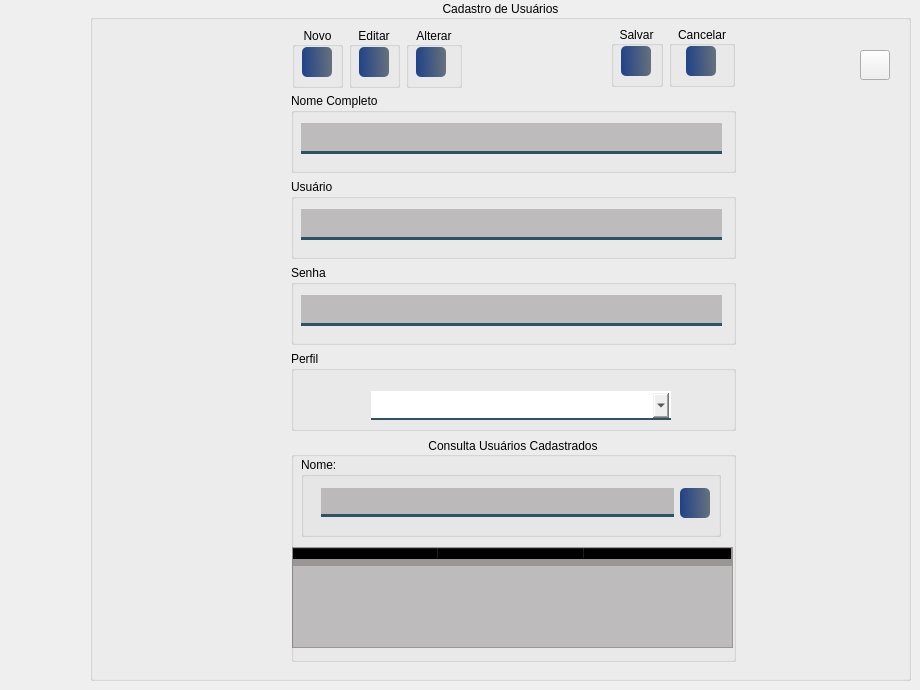
     <widget class="QWidget" name="page_13">
      <widget class="QGroupBox" name="groupBox_38">
       <property name="geometry">
        <rect>
         <x>90</x>
         <y>0</y>
         <width>821</width>
         <height>681</height>
        </rect>
       </property>
       <property name="minimumSize">
        <size>
         <width>821</width>
         <height>681</height>
        </size>
       </property>
       <property name="title">
        <string>Cadastro de Usuários</string>
       </property>
       <property name="alignment">
        <set>Qt::AlignCenter</set>
       </property>
       <widget class="QPushButton" name="btn_voltar_4">
        <property name="enabled">
         <bool>true</bool>
        </property>
        <property name="geometry">
         <rect>
          <x>770</x>
          <y>50</y>
          <width>30</width>
          <height>30</height>
         </rect>
        </property>
        <property name="minimumSize">
         <size>
          <width>30</width>
          <height>30</height>
         </size>
        </property>
        <property name="maximumSize">
         <size>
          <width>30</width>
          <height>30</height>
         </size>
        </property>
        <property name="font">
         <font>
          <family>Reem Kufi</family>
         </font>
        </property>
        <property name="toolTip">
         <string>&lt;html&gt;&lt;head/&gt;&lt;body&gt;&lt;p&gt;VOLTAR AO MENU INICIAL&lt;/p&gt;&lt;/body&gt;&lt;/html&gt;</string>
        </property>
        <property name="styleSheet">
         <string notr="true">QPushButton#btn_voltar{
	background-color: qlineargradient(spread:pad, x1:0, y1:0.505682, x2:1, y2:0.477, stop:0 rgba(0, 39,119, 219), stop:1 rgba(85, 98, 112, 226));
	color:rgba(255, 255, 255, 210);
	border-radius: 5px;
}
QPushButton#btn_voltar:hover{
	background-color: qlineargradient(spread:pad, x1:0, y1:0.505682,x2:1,y2:0.477, stop:0 rgba(150, 123, 111, 219), stop:1 rgba(85, 81, 84, 226));
}
QPushButton#btn_voltar:pressed{
	padding-left:5px;
	padding -top:5px;
	background-color:rgba(150, 123, 111, 255);
}</string>
        </property>
        <property name="text">
         <string/>
        </property>
        <property name="icon">
         <iconset resource="../FNEA/image/Icones/Outros.qrc">
          <normaloff>:/Imagem/voltar.png</normaloff>:/Imagem/voltar.png</iconset>
        </property>
        <property name="iconSize">
         <size>
          <width>24</width>
          <height>24</height>
         </size>
        </property>
       </widget>
       <widget class="QWidget" name="layoutWidget">
        <property name="geometry">
         <rect>
          <x>201</x>
          <y>93</y>
          <width>445</width>
          <height>569</height>
         </rect>
        </property>
        <layout class="QVBoxLayout" name="verticalLayout_39">
         <item>
          <layout class="QVBoxLayout" name="verticalLayout_38">
           <item>
            <widget class="QGroupBox" name="groupBox_39">
             <property name="minimumSize">
              <size>
               <width>441</width>
               <height>80</height>
              </size>
             </property>
             <property name="title">
              <string>Nome Completo</string>
             </property>
             <widget class="QLineEdit" name="txt_cadnome_4">
              <property name="enabled">
               <bool>false</bool>
              </property>
              <property name="geometry">
               <rect>
                <x>10</x>
                <y>30</y>
                <width>421</width>
                <height>31</height>
               </rect>
              </property>
              <property name="minimumSize">
               <size>
                <width>421</width>
                <height>0</height>
               </size>
              </property>
              <property name="styleSheet">
               <string notr="true">background-color: rgba(10,0,0,50);
border:3px solid rgba(0,0,0,0);
border-bottom-color:rgba(46,82,101,255);
color:rgb(0,0,0);
padding-bottom: 7px</string>
              </property>
              <property name="text">
               <string/>
              </property>
             </widget>
            </widget>
           </item>
           <item>
            <widget class="QGroupBox" name="groupBox_40">
             <property name="minimumSize">
              <size>
               <width>441</width>
               <height>80</height>
              </size>
             </property>
             <property name="title">
              <string>Usuário</string>
             </property>
             <widget class="QLineEdit" name="txt_cadnome_5">
              <property name="enabled">
               <bool>false</bool>
              </property>
              <property name="geometry">
               <rect>
                <x>10</x>
                <y>30</y>
                <width>421</width>
                <height>31</height>
               </rect>
              </property>
              <property name="minimumSize">
               <size>
                <width>421</width>
                <height>0</height>
               </size>
              </property>
              <property name="styleSheet">
               <string notr="true">background-color: rgba(10,0,0,50);
border:3px solid rgba(0,0,0,0);
border-bottom-color:rgba(46,82,101,255);
color:rgb(0,0,0);
padding-bottom: 7px</string>
              </property>
              <property name="text">
               <string/>
              </property>
             </widget>
            </widget>
           </item>
           <item>
            <widget class="QGroupBox" name="groupBox_42">
             <property name="minimumSize">
              <size>
               <width>441</width>
               <height>80</height>
              </size>
             </property>
             <property name="title">
              <string>Senha</string>
             </property>
             <widget class="QLineEdit" name="txt_cadnome_6">
              <property name="enabled">
               <bool>false</bool>
              </property>
              <property name="geometry">
               <rect>
                <x>10</x>
                <y>30</y>
                <width>421</width>
                <height>31</height>
               </rect>
              </property>
              <property name="minimumSize">
               <size>
                <width>421</width>
                <height>0</height>
               </size>
              </property>
              <property name="styleSheet">
               <string notr="true">background-color: rgba(10,0,0,50);
border:3px solid rgba(0,0,0,0);
border-bottom-color:rgba(46,82,101,255);
color:rgb(0,0,0);
padding-bottom: 7px</string>
              </property>
              <property name="text">
               <string/>
              </property>
              <property name="echoMode">
               <enum>QLineEdit::Password</enum>
              </property>
             </widget>
            </widget>
           </item>
           <item>
            <widget class="QGroupBox" name="groupBox_41">
             <property name="minimumSize">
              <size>
               <width>441</width>
               <height>80</height>
              </size>
             </property>
             <property name="title">
              <string>Perfil</string>
             </property>
             <widget class="QComboBox" name="cb_outros_4">
              <property name="enabled">
               <bool>true</bool>
              </property>
              <property name="geometry">
               <rect>
                <x>80</x>
                <y>40</y>
                <width>300</width>
                <height>29</height>
               </rect>
              </property>
              <property name="minimumSize">
               <size>
                <width>300</width>
                <height>0</height>
               </size>
              </property>
              <property name="styleSheet">
               <string notr="true">border:2px solid rgba(0,0,0,0);
border-bottom-color:rgba(46,82,101,255);
color:rgb(0,0,0);
padding-bottom:7px</string>
              </property>
              <item>
               <property name="text">
                <string/>
               </property>
              </item>
              <item>
               <property name="text">
                <string>Notificador</string>
               </property>
              </item>
              <item>
               <property name="text">
                <string>Investigador N1</string>
               </property>
              </item>
              <item>
               <property name="text">
                <string>Investigador N2</string>
               </property>
              </item>
              <item>
               <property name="text">
                <string>Administrador</string>
               </property>
              </item>
             </widget>
            </widget>
           </item>
          </layout>
         </item>
         <item>
          <widget class="QGroupBox" name="groupBox_43">
           <property name="minimumSize">
            <size>
             <width>0</width>
             <height>221</height>
            </size>
           </property>
           <property name="title">
            <string>Consulta Usuários Cadastrados</string>
           </property>
           <property name="alignment">
            <set>Qt::AlignCenter</set>
           </property>
           <widget class="QGroupBox" name="groupBox_44">
            <property name="geometry">
             <rect>
              <x>10</x>
              <y>20</y>
              <width>420</width>
              <height>80</height>
             </rect>
            </property>
            <property name="minimumSize">
             <size>
              <width>420</width>
              <height>80</height>
             </size>
            </property>
            <property name="maximumSize">
             <size>
              <width>420</width>
              <height>16777215</height>
             </size>
            </property>
            <property name="title">
             <string>Nome:</string>
            </property>
            <widget class="QWidget" name="layoutWidget">
             <property name="geometry">
              <rect>
               <x>20</x>
               <y>30</y>
               <width>389</width>
               <height>32</height>
              </rect>
             </property>
             <layout class="QHBoxLayout" name="horizontalLayout_59">
              <item>
               <widget class="QLineEdit" name="txt_consultaUser_2">
                <property name="minimumSize">
                 <size>
                  <width>351</width>
                  <height>22</height>
                 </size>
                </property>
                <property name="styleSheet">
                 <string notr="true">background-color: rgba(10,0,0,50);
border:3px solid rgba(0,0,0,0);
border-bottom-color:rgba(46,82,101,255);
color:rgb(0,0,0);
padding-bottom: 7px</string>
                </property>
               </widget>
              </item>
              <item>
               <widget class="QPushButton" name="btn_consultaUser_2">
                <property name="minimumSize">
                 <size>
                  <width>30</width>
                  <height>30</height>
                 </size>
                </property>
                <property name="maximumSize">
                 <size>
                  <width>30</width>
                  <height>30</height>
                 </size>
                </property>
                <property name="styleSheet">
                 <string notr="true">QPushButton#btn_consultaUser_2{
	background-color: qlineargradient(spread:pad, x1:0, y1:0.505682, x2:1, y2:0.477, stop:0 rgba(0, 39,119, 219), stop:1 rgba(85, 98, 112, 226));
	color:rgba(255, 255, 255, 210);
	border-radius: 5px;
}
QPushButton#btn_consultaUser_2:hover{
	background-color: qlineargradient(spread:pad, x1:0, y1:0.505682,x2:1,y2:0.477, stop:0 rgba(150, 123, 111, 219), stop:1 rgba(85, 81, 84, 226));
}
QPushButton#btn_consultaUser_2:pressed{
	padding-left:5px;
	padding -top:5px;
	background-color:rgba(150, 123, 111, 255);
}</string>
                </property>
                <property name="text">
                 <string/>
                </property>
                <property name="icon">
                 <iconset resource="../FNEA/image/Icones/Outros.qrc">
                  <normaloff>:/Imagem/historia.png</normaloff>:/Imagem/historia.png</iconset>
                </property>
                <property name="iconSize">
                 <size>
                  <width>24</width>
                  <height>24</height>
                 </size>
                </property>
               </widget>
              </item>
             </layout>
            </widget>
           </widget>
           <widget class="QTableWidget" name="tableWidget_2">
            <property name="geometry">
             <rect>
              <x>1</x>
              <y>110</y>
              <width>441</width>
              <height>101</height>
             </rect>
            </property>
            <property name="styleSheet">
             <string notr="true">background-color: rgba(10,0,0,50);

border-bottom-color:rgba(46,82,101,255);

padding-bottom: 7px</string>
            </property>
            <attribute name="horizontalHeaderDefaultSectionSize">
             <number>146</number>
            </attribute>
            <column>
             <property name="text">
              <string>Nome</string>
             </property>
            </column>
            <column>
             <property name="text">
              <string>Usuário</string>
             </property>
            </column>
            <column>
             <property name="text">
              <string>Perfil</string>
             </property>
            </column>
           </widget>
          </widget>
         </item>
        </layout>
       </widget>
       <widget class="QWidget" name="layoutWidget">
        <property name="geometry">
         <rect>
          <x>521</x>
          <y>25</y>
          <width>124</width>
          <height>63</height>
         </rect>
        </property>
        <layout class="QHBoxLayout" name="horizontalLayout_60">
         <item>
          <widget class="QGroupBox" name="groupBox_48">
           <property name="minimumSize">
            <size>
             <width>51</width>
             <height>61</height>
            </size>
           </property>
           <property name="maximumSize">
            <size>
             <width>16777215</width>
             <height>61</height>
            </size>
           </property>
           <property name="title">
            <string>Salvar</string>
           </property>
           <property name="alignment">
            <set>Qt::AlignCenter</set>
           </property>
           <widget class="QPushButton" name="btn_salvaUser_2">
            <property name="enabled">
             <bool>false</bool>
            </property>
            <property name="geometry">
             <rect>
              <x>10</x>
              <y>20</y>
              <width>30</width>
              <height>30</height>
             </rect>
            </property>
            <property name="minimumSize">
             <size>
              <width>30</width>
              <height>30</height>
             </size>
            </property>
            <property name="maximumSize">
             <size>
              <width>30</width>
              <height>30</height>
             </size>
            </property>
            <property name="font">
             <font>
              <pointsize>8</pointsize>
              <bold>true</bold>
             </font>
            </property>
            <property name="styleSheet">
             <string notr="true">QPushButton#btn_salvaUser_2{
	background-color: qlineargradient(spread:pad, x1:0, y1:0.505682, x2:1, y2:0.477, stop:0 rgba(0, 39,119, 219), stop:1 rgba(85, 98, 112, 226));
	color:rgba(255, 255, 255, 210);
	border-radius: 5px;
}
QPushButton#btn_salvaUser_2:hover{
	background-color: qlineargradient(spread:pad, x1:0, y1:0.505682,x2:1,y2:0.477, stop:0 rgba(150, 123, 111, 219), stop:1 rgba(85, 81, 84, 226));
}
QPushButton#btn_salvaUser_2:pressed{
	padding-left:5px;
	padding -top:5px;
	background-color:rgba(150, 123, 111, 255);
}</string>
            </property>
            <property name="text">
             <string/>
            </property>
            <property name="icon">
             <iconset resource="../FNEA/image/Icones/Outros.qrc">
              <normaloff>:/Imagem/salve-.png</normaloff>:/Imagem/salve-.png</iconset>
            </property>
            <property name="iconSize">
             <size>
              <width>24</width>
              <height>24</height>
             </size>
            </property>
           </widget>
          </widget>
         </item>
         <item>
          <widget class="QGroupBox" name="groupBox_49">
           <property name="minimumSize">
            <size>
             <width>51</width>
             <height>61</height>
            </size>
           </property>
           <property name="maximumSize">
            <size>
             <width>16777215</width>
             <height>61</height>
            </size>
           </property>
           <property name="title">
            <string>Cancelar</string>
           </property>
           <property name="alignment">
            <set>Qt::AlignCenter</set>
           </property>
           <widget class="QPushButton" name="btn_cancelaUser_2">
            <property name="enabled">
             <bool>false</bool>
            </property>
            <property name="geometry">
             <rect>
              <x>17</x>
              <y>20</y>
              <width>30</width>
              <height>30</height>
             </rect>
            </property>
            <property name="minimumSize">
             <size>
              <width>30</width>
              <height>30</height>
             </size>
            </property>
            <property name="maximumSize">
             <size>
              <width>30</width>
              <height>30</height>
             </size>
            </property>
            <property name="font">
             <font>
              <pointsize>8</pointsize>
              <bold>true</bold>
             </font>
            </property>
            <property name="styleSheet">
             <string notr="true">QPushButton#btn_cancelaUser_2{
	background-color: qlineargradient(spread:pad, x1:0, y1:0.505682, x2:1, y2:0.477, stop:0 rgba(0, 39,119, 219), stop:1 rgba(85, 98, 112, 226));
	color:rgba(255, 255, 255, 210);
	border-radius: 5px;
}
QPushButton#btn_cancelaUser_2:hover{
	background-color: qlineargradient(spread:pad, x1:0, y1:0.505682,x2:1,y2:0.477, stop:0 rgba(150, 123, 111, 219), stop:1 rgba(85, 81, 84, 226));
}
QPushButton#btn_cancelaUser_2:pressed{
	padding-left:5px;
	padding -top:5px;
	background-color:rgba(150, 123, 111, 255);
}</string>
            </property>
            <property name="text">
             <string/>
            </property>
            <property name="icon">
             <iconset resource="../FNEA/image/Icones/Outros.qrc">
              <normaloff>:/Imagem/cancelar (1).png</normaloff>:/Imagem/cancelar (1).png</iconset>
            </property>
            <property name="iconSize">
             <size>
              <width>24</width>
              <height>24</height>
             </size>
            </property>
           </widget>
          </widget>
         </item>
        </layout>
       </widget>
       <widget class="QWidget" name="layoutWidget">
        <property name="geometry">
         <rect>
          <x>202</x>
          <y>26</y>
          <width>170</width>
          <height>63</height>
         </rect>
        </property>
        <layout class="QHBoxLayout" name="horizontalLayout_61">
         <item>
          <widget class="QGroupBox" name="groupBox_45">
           <property name="minimumSize">
            <size>
             <width>51</width>
             <height>61</height>
            </size>
           </property>
           <property name="maximumSize">
            <size>
             <width>16777215</width>
             <height>61</height>
            </size>
           </property>
           <property name="title">
            <string>Novo</string>
           </property>
           <property name="alignment">
            <set>Qt::AlignCenter</set>
           </property>
           <widget class="QPushButton" name="btn_novoUser_2">
            <property name="geometry">
             <rect>
              <x>10</x>
              <y>20</y>
              <width>30</width>
              <height>30</height>
             </rect>
            </property>
            <property name="sizePolicy">
             <sizepolicy hsizetype="Minimum" vsizetype="Fixed">
              <horstretch>30</horstretch>
              <verstretch>30</verstretch>
             </sizepolicy>
            </property>
            <property name="minimumSize">
             <size>
              <width>30</width>
              <height>30</height>
             </size>
            </property>
            <property name="font">
             <font>
              <pointsize>8</pointsize>
              <bold>true</bold>
             </font>
            </property>
            <property name="styleSheet">
             <string notr="true">QPushButton#btn_novoUser_2{
	background-color: qlineargradient(spread:pad, x1:0, y1:0.505682, x2:1, y2:0.477, stop:0 rgba(0, 39,119, 219), stop:1 rgba(85, 98, 112, 226));
	color:rgba(255, 255, 255, 210);
	border-radius: 5px;
}
QPushButton#btn_novoUser_2:hover{
	background-color: qlineargradient(spread:pad, x1:0, y1:0.505682,x2:1,y2:0.477, stop:0 rgba(150, 123, 111, 219), stop:1 rgba(85, 81, 84, 226));
}
QPushButton#btn_novoUser_2:pressed{
	padding-left:5px;
	padding -top:5px;
	background-color:rgba(150, 123, 111, 255);
}</string>
            </property>
            <property name="text">
             <string/>
            </property>
            <property name="icon">
             <iconset resource="../FNEA/image/Icones/Outros.qrc">
              <normaloff>:/Imagem/adicionar-usuario.png</normaloff>:/Imagem/adicionar-usuario.png</iconset>
            </property>
            <property name="iconSize">
             <size>
              <width>24</width>
              <height>24</height>
             </size>
            </property>
           </widget>
          </widget>
         </item>
         <item>
          <widget class="QGroupBox" name="groupBox_46">
           <property name="minimumSize">
            <size>
             <width>51</width>
             <height>61</height>
            </size>
           </property>
           <property name="maximumSize">
            <size>
             <width>16777215</width>
             <height>61</height>
            </size>
           </property>
           <property name="title">
            <string>Editar</string>
           </property>
           <property name="alignment">
            <set>Qt::AlignCenter</set>
           </property>
           <widget class="QPushButton" name="btn_editaUser_2">
            <property name="enabled">
             <bool>false</bool>
            </property>
            <property name="geometry">
             <rect>
              <x>10</x>
              <y>20</y>
              <width>30</width>
              <height>30</height>
             </rect>
            </property>
            <property name="minimumSize">
             <size>
              <width>30</width>
              <height>30</height>
             </size>
            </property>
            <property name="maximumSize">
             <size>
              <width>30</width>
              <height>30</height>
             </size>
            </property>
            <property name="font">
             <font>
              <pointsize>8</pointsize>
              <bold>true</bold>
             </font>
            </property>
            <property name="styleSheet">
             <string notr="true">QPushButton#btn_editaUser_2{
	background-color: qlineargradient(spread:pad, x1:0, y1:0.505682, x2:1, y2:0.477, stop:0 rgba(0, 39,119, 219), stop:1 rgba(85, 98, 112, 226));
	color:rgba(255, 255, 255, 210);
	border-radius: 5px;
}
QPushButton#btn_editaUser_2:hover{
	background-color: qlineargradient(spread:pad, x1:0, y1:0.505682,x2:1,y2:0.477, stop:0 rgba(150, 123, 111, 219), stop:1 rgba(85, 81, 84, 226));
}
QPushButton#btn_editaUser_2:pressed{
	padding-left:5px;
	padding -top:5px;
	background-color:rgba(150, 123, 111, 255);
}</string>
            </property>
            <property name="text">
             <string/>
            </property>
            <property name="icon">
             <iconset resource="../FNEA/image/Icones/Outros.qrc">
              <normaloff>:/Imagem/editar.png</normaloff>:/Imagem/editar.png</iconset>
            </property>
            <property name="iconSize">
             <size>
              <width>24</width>
              <height>24</height>
             </size>
            </property>
           </widget>
          </widget>
         </item>
         <item>
          <widget class="QGroupBox" name="groupBox_47">
           <property name="minimumSize">
            <size>
             <width>51</width>
             <height>61</height>
            </size>
           </property>
           <property name="maximumSize">
            <size>
             <width>16777215</width>
             <height>61</height>
            </size>
           </property>
           <property name="title">
            <string>Alterar</string>
           </property>
           <property name="alignment">
            <set>Qt::AlignCenter</set>
           </property>
           <widget class="QPushButton" name="btn_alterarUser_2">
            <property name="enabled">
             <bool>false</bool>
            </property>
            <property name="geometry">
             <rect>
              <x>10</x>
              <y>20</y>
              <width>30</width>
              <height>30</height>
             </rect>
            </property>
            <property name="minimumSize">
             <size>
              <width>30</width>
              <height>30</height>
             </size>
            </property>
            <property name="maximumSize">
             <size>
              <width>30</width>
              <height>30</height>
             </size>
            </property>
            <property name="font">
             <font>
              <pointsize>8</pointsize>
              <bold>true</bold>
             </font>
            </property>
            <property name="styleSheet">
             <string notr="true">QPushButton#btn_alterarUser_2{
	background-color: qlineargradient(spread:pad, x1:0, y1:0.505682, x2:1, y2:0.477, stop:0 rgba(0, 39,119, 219), stop:1 rgba(85, 98, 112, 226));
	color:rgba(255, 255, 255, 210);
	border-radius: 5px;
}
QPushButton#btn_alterarUser_2:hover{
	background-color: qlineargradient(spread:pad, x1:0, y1:0.505682,x2:1,y2:0.477, stop:0 rgba(150, 123, 111, 219), stop:1 rgba(85, 81, 84, 226));
}
QPushButton#btn_alterarUser_2:pressed{
	padding-left:5px;
	padding -top:5px;
	background-color:rgba(150, 123, 111, 255);
}</string>
            </property>
            <property name="text">
             <string/>
            </property>
            <property name="icon">
             <iconset resource="../FNEA/image/Icones/Outros.qrc">
              <normaloff>:/Imagem/registro (1).png</normaloff>:/Imagem/registro (1).png</iconset>
            </property>
            <property name="iconSize">
             <size>
              <width>24</width>
              <height>24</height>
             </size>
            </property>
           </widget>
          </widget>
         </item>
        </layout>
       </widget>
      </widget>
     </widget>
